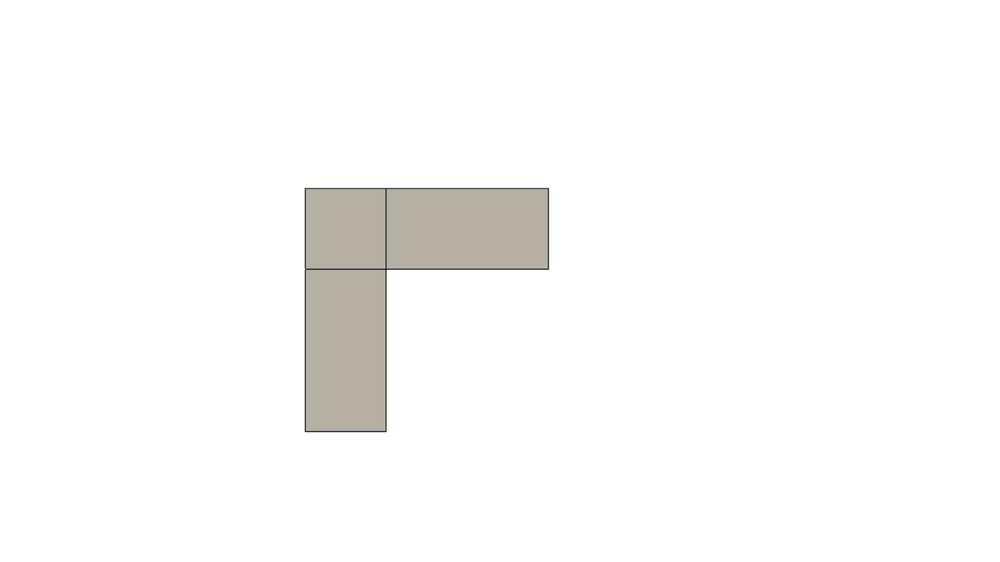
#> input picture problem statements/1/Top.png, 1000 x 562 px, shrunk from 1347 x 757 before the run, found by its file name; the run also reads 3 pictures not shown here
$ python coords.py
#> lines starting #> are read from the running program, lines starting #| are printed output that depends on the picture; after the words box and inside, x2 and y2 are one past the last pixel; in counts of white or black regions, pixels touching at a corner belong together
#> further down, img is the input picture: shape (562, 1000, 3); mean B, G, R 249.3, 250, 250.3
import numpy as np
import cv2
import matplotlib.pyplot as plt
ax = plt.axes()
fig, (ax1, ax2) = plt.subplots(1, 2)
def coords(img):
    gray = cv2.cvtColor(img,cv2.COLOR_BGR2GRAY)
    gray =np.float32(gray)
    coords = 255*(gray < 128).astype(np.uint8)
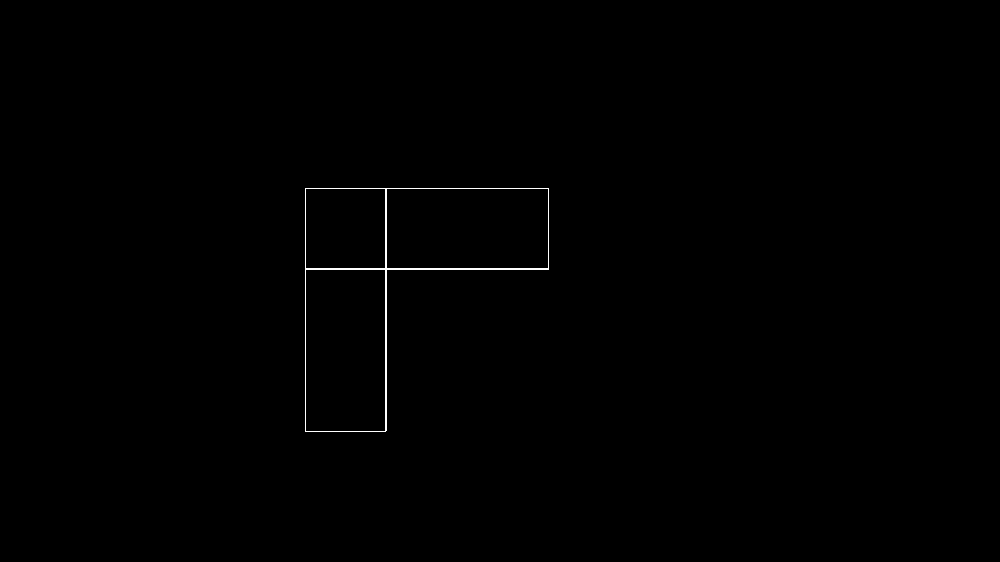
#> coords: shape (562, 1000); 0.29% white in thin lines or dots, all inside (x1, y1, x2, y2) = (305, 188, 549, 432)
    coords = cv2.findNonZero(coords)
#> coords = contour of 1612 points, box (x1, y1, x2, y2) (305, 188, 549, 432), area 6764
    x, y, w, h = cv2.boundingRect(coords)
#> x = 305; y = 188; w = 244; h = 244
    img = img[y-10:y+h+10, x-10:x+w+10]
#> img: shape (264, 264, 3)
    gray = gray[y-10:y+h+10, x-10:x+w+10]
#> gray: shape (264, 264) float32
    corn = cv2.goodFeaturesToTrack(gray, 100, 0.01, 10)
#> corn = [[10, 253], [90, 253], [10, 10], [253, 91], [253, 10], [92, 92], [91, 11], [11, 91]]
    corn = np.int0(corn)
    for corner in corn:
        x,y = corner.ravel()
        cv2.circle(img,(x,y),3,255,-1)
#> this loop made 8 passes
#> img: shape (264, 264, 3); mean B, G, R 209.5, 214.2, 216.4
    zs = [1 for x in corn]
#> zs = [1, 1, 1, 1, 1, 1, 1, 1]
    xs = [int(x[0][0]) for x in corn]
#> xs = [10, 90, 10, 253, 253, 92, 91, 11]
    subx = min(xs)
#> subx = 10
    ys = [int((x[0][1])) for x in corn]
#> ys = [253, 253, 10, 91, 10, 92, 11, 91]
    suby = min(ys)
#> suby = 10
    for i in range(len(xs)):
        xs[i] -=subx
        ys[i] -=suby
        xs[i] = (int((xs[i]+5)/50)*5+int((xs[i])/50)*5)/2
        ys[i] = (int((ys[i]+5)/50)*5+int((ys[i]+5)/50)*5)/2
#> this loop made 8 passes
#> after the loop, xs = [0, 5, 0, 20, 20, 5, 5, 0]; ys = [20, 20, 0, 5, 0, 5, 0, 5]
    return [xs,ys]

print('Enter Top Name:')
#PATH = input()
img = cv2.imread('Top.png')
Top=coords(img)
#> Top = [[0, 5, 0, 20, 20, 5, 5, 0], [20, 20, 0, 5, 0, 5, 0, 5]]
#> img: shape (562, 1000, 3)
#cv2.imshow('a',img)
for i in range(len(Top[1])):
    Top[0][i] *= -1
#> after the loop, Top = [[0, -5, 0, -20, -20, -5, -5, 0], [20, 20, 0, 5, 0, 5, 0, 5]]
sub = min(Top[0])
#> sub = -20
for i in range(len(Top[1])):
    Top[0][i] -= sub
#> after the loop, Top = [[20, 15, 20, 0, 0, 15, 15, 20], [20, 20, 0, 5, 0, 5, 0, 5]]
ax1.scatter(Top[0],Top[1])

print(Top)
#| [[20.0, 15.0, 20.0, 0.0, 0.0, 15.0, 15.0, 20.0], [20.0, 20.0, 0.0, 5.0, 0.0, 5.0, 0.0, 5.0]]
print('Enter Bottom Name:')
#PATH = input()
img = cv2.imread('Bottom.png')
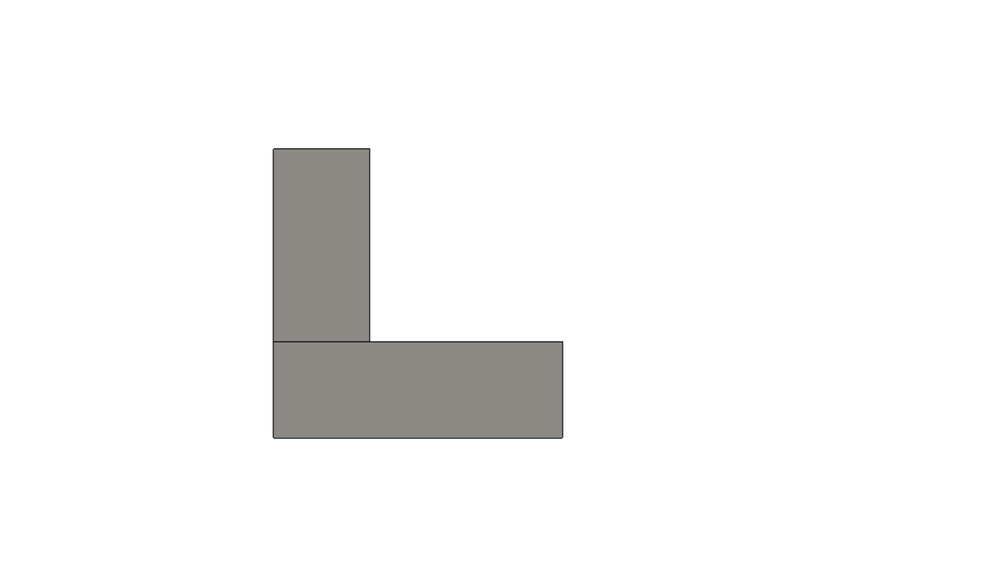
#> input picture problem statements/1/Bottom.png, 1000 x 562 px, shrunk from 1347 x 757 before the run, found by its file name
#> img is the input picture: shape (562, 1000, 3); mean B, G, R 244.4, 244.8, 245
Bottom = coords(img)
#> in coords (call 2), `coords = 255*(gray < 128).astype(np.uint8)`: coords: shape (562, 1000); 0.34% white in thin lines or dots, all inside (x1, y1, x2, y2) = (273, 148, 563, 439)
#> in coords (call 2), `coords = cv2.findNonZero(coords)`: coords = contour of 1921 points, box (x1, y1, x2, y2) (273, 148, 563, 439), area 18624
#> in coords (call 2), `x, y, w, h = cv2.boundingRect(coords)`: x = 273; y = 148; w = 290; h = 291
#> in coords (call 2), `corn = cv2.goodFeaturesToTrack(gray, 100, 0.01, 10)`: corn = [[299, 204], [108, 202], [106, 11], [11, 203], [10, 11], [10, 299], [299, 299]]
#> the loop in coords (call 2), `for corner in corn:` made 7 passes
#> after the loop in coords (call 2), `for corner in corn:`:
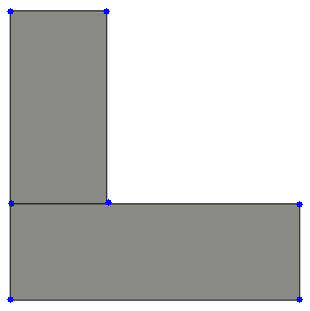
#> img: shape (311, 310, 3); mean B, G, R 193.5, 195.3, 196.3
#> in coords (call 2), `zs = [1 for x in corn]`: zs = [1, 1, 1, 1, 1, 1, 1]
#> in coords (call 2), `xs = [int(x[0][0]) for x in corn]`: xs = [299, 108, 106, 11, 10, 10, 299]
#> in coords (call 2), `ys = [int((x[0][1])) for x in corn]`: ys = [204, 202, 11, 203, 11, 299, 299]
#> in coords (call 2), `suby = min(ys)`: suby = 11
#> the loop in coords (call 2), `for i in range(len(xs)):` made 7 passes
#> after the loop in coords (call 2), `for i in range(len(xs)):`: xs = [25, 7.5, 7.5, 0, 0, 0, 25]; ys = [15, 15, 0, 15, 0, 25, 25]
#> Bottom = [[25, 7.5, 7.5, 0, 0, 0, 25], [15, 15, 0, 15, 0, 25, 25]]
#> img: shape (562, 1000, 3)
#ax.scatter(Bottom[0],Bottom[1])
ax1.scatter(Bottom[0],Bottom[1])
#cv2.imshow('b',img)
print(Bottom)
#| [[25.0, 7.5, 7.5, 0.0, 0.0, 0.0, 25.0], [15.0, 15.0, 0.0, 15.0, 0.0, 25.0, 25.0]]
#############################################################3
print('Enter Left Name:')
#PATH = input()
img = cv2.imread('Left.png')
Left=coords(img)
#> in coords (call 3), `coords = 255*(gray < 128).astype(np.uint8)`: coords: shape (562, 1000); 0.26% white in thin lines or dots, all inside (x1, y1, x2, y2) = (319, 156, 563, 482)
#> after the loop in coords (call 3), `for corner in corn:`: img: shape (346, 264, 3); mean B, G, R 210.9, 213.4, 214.2
#> Left = [[5, 5, 0, 20, 0, 5, 20, 5], [10, 20, 0, 10, 30, 0, 20, 30]]
#> img: shape (562, 1000, 3)
#cv2.imshow('a',img)
for i in range(len(Left[1])):
    Left[0][i] *= -1
#> after the loop, Left = [[-5, -5, 0, -20, 0, -5, -20, -5], [10, 20, 0, 10, 30, 0, 20, 30]]
sub = min(Left[0])
for i in range(len(Left[1])):
    Left[0][i] -= sub
#> after the loop, Left = [[15, 15, 20, 0, 20, 15, 0, 15], [10, 20, 0, 10, 30, 0, 20, 30]]
ax2.scatter(Left[0],Left[1],5)
print(Left)
#| [[15.0, 15.0, 20.0, 0.0, 20.0, 15.0, 0.0, 15.0], [10.0, 20.0, 0.0, 10.0, 30.0, 0.0, 20.0, 30.0]]
print('Enter Right Name:')
#PATH = input()
img = cv2.imread('Right.png')
Right = coords(img)
#> in coords (call 4), `coords = 255*(gray < 128).astype(np.uint8)`: coords: shape (562, 1000); 0.32% white in thin lines or dots, all inside (x1, y1, x2, y2) = (282, 154, 526, 480)
#> in coords (call 4), `coords = cv2.findNonZero(coords)`: coords = contour of 1779 points, box (x1, y1, x2, y2) (282, 154, 526, 480), area 6074
#> in coords (call 4), `x, y, w, h = cv2.boundingRect(coords)`: x = 282; y = 154
#> in coords (call 4), `corn = cv2.goodFeaturesToTrack(gray, 100, 0.01, 10)`: corn = [[170, 138], [172, 10], [10, 140], [170, 219], [10, 217], [173, 254], [172, 334], [253, 10], [252, 254], [252, 334]]
#> the loop in coords (call 4), `for corner in corn:` made 10 passes
#> after the loop in coords (call 4), `for corner in corn:`:
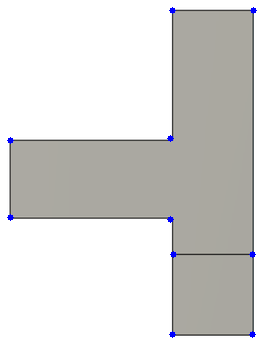
#> img: shape (346, 264, 3); mean B, G, R 212.6, 214.8, 215.6
#> in coords (call 4), `zs = [1 for x in corn]`: zs = [1, 1, 1, 1, 1, 1, 1, 1, 1, 1]
#> in coords (call 4), `xs = [int(x[0][0]) for x in corn]`: xs = [170, 172, 10, 170, 10, 173, 172, 253, 252, 252]
#> in coords (call 4), `ys = [int((x[0][1])) for x in corn]`: ys = [138, 10, 140, 219, 217, 254, 334, 10, 254, 334]
#> the loop in coords (call 4), `for i in range(len(xs)):` made 10 passes
#> after the loop in coords (call 4), `for i in range(len(xs)):`: xs = [15, 15, 0, 15, 0, 15, 15, 20, 20, 20]; ys = [10, 0, 10, 20, 20, 20, 30, 0, 20, 30]
#> Right = [[15, 15, 0, 15, 0, 15, 15, 20, 20, 20], [10, 0, 10, 20, 20, 20, 30, 0, 20, 30]]
#> img: shape (562, 1000, 3)
#ax.scatter(Bottom[0],Bottom[1])
ax2.scatter(Right[0],Right[1])
#cv2.imshow('b',img)
print(Right)
#| [[15.0, 15.0, 0.0, 15.0, 0.0, 15.0, 15.0, 20.0, 20.0, 20.0], [10.0, 0.0, 10.0, 20.0, 20.0, 20.0, 30.0, 0.0, 20.0, 30.0]]
###########################################################
print('Enter Front Name:')
#PATH = input()
img = cv2.imread('Front.png')
Front=coords(img)
#> in coords (call 5), `coords = 255*(gray < 128).astype(np.uint8)`: coords: shape (562, 1000); 0.34% white in thin lines or dots, all inside (x1, y1, x2, y2) = (307, 160, 551, 486)
#> in coords (call 5), `coords = cv2.findNonZero(coords)`: coords = contour of 1931 points, box (x1, y1, x2, y2) (307, 160, 551, 486), area 19601
#> in coords (call 5), `x, y, w, h = cv2.boundingRect(coords)`: x = 307; y = 160
#> in coords (call 5), `corn = cv2.goodFeaturesToTrack(gray, 100, 0.01, 10)`: corn = [[253, 254], [10, 10], [253, 334], [92, 252], [91, 10], [10, 334], [11, 140], [11, 218], [90, 140], [90, 218]]
#> the loop in coords (call 5), `for corner in corn:` made 10 passes
#> after the loop in coords (call 5), `for corner in corn:`:
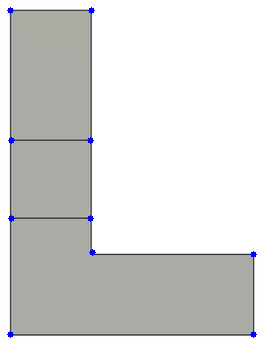
#> img: shape (346, 264, 3); mean B, G, R 213.5, 215.6, 215.2
#> in coords (call 5), `xs = [int(x[0][0]) for x in corn]`: xs = [253, 10, 253, 92, 91, 10, 11, 11, 90, 90]
#> in coords (call 5), `ys = [int((x[0][1])) for x in corn]`: ys = [254, 10, 334, 252, 10, 334, 140, 218, 140, 218]
#> the loop in coords (call 5), `for i in range(len(xs)):` made 10 passes
#> after the loop in coords (call 5), `for i in range(len(xs)):`: xs = [20, 0, 20, 5, 5, 0, 0, 0, 5, 5]; ys = [20, 0, 30, 20, 0, 30, 10, 20, 10, 20]
#> Front = [[20, 0, 20, 5, 5, 0, 0, 0, 5, 5], [20, 0, 30, 20, 0, 30, 10, 20, 10, 20]]
#> img: shape (562, 1000, 3)
#cv2.imshow('a',img)
for i in range(len(Front[1])):
    Front[0][i] *= -1
#> this loop made 10 passes
#> after the loop, Front = [[-20, 0, -20, -5, -5, 0, 0, 0, -5, -5], [20, 0, 30, 20, 0, 30, 10, 20, 10, 20]]
sub = min(Front[0])
for i in range(len(Front[1])):
    Front[0][i] -= sub
#> after the loop, Front = [[0, 20, 0, 15, 15, 20, 20, 20, 15, 15], [20, 0, 30, 20, 0, 30, 10, 20, 10, 20]]
ax.scatter(Front[0],Front[1],10)

print(Front)
#| [[0.0, 20.0, 0.0, 15.0, 15.0, 20.0, 20.0, 20.0, 15.0, 15.0], [20.0, 0.0, 30.0, 20.0, 0.0, 30.0, 10.0, 20.0, 10.0, 20.0]]
print('Enter Back Name:')
#PATH = input()
img = cv2.imread('Back.png')
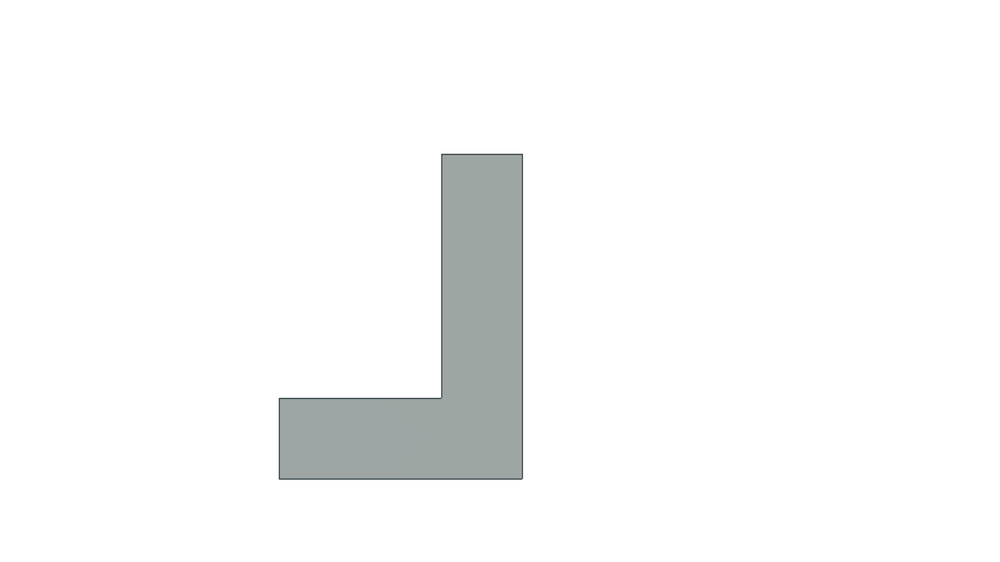
#> input picture problem statements/1/Back.png, 1000 x 562 px, shrunk from 1347 x 757 before the run, found by its file name
#> img is the input picture: shape (562, 1000, 3); mean B, G, R 248.3, 248.4, 247.8
Back = coords(img)
#> in coords (call 6), `coords = 255*(gray < 128).astype(np.uint8)`: coords: shape (562, 1000); 0.29% white in thin lines or dots, all inside (x1, y1, x2, y2) = (279, 154, 523, 480)
#> in coords (call 6), `coords = cv2.findNonZero(coords)`: coords = contour of 1617 points, box (x1, y1, x2, y2) (279, 154, 523, 480), area 6479
#> in coords (call 6), `x, y, w, h = cv2.boundingRect(coords)`: x = 279; y = 154
#> in coords (call 6), `corn = cv2.goodFeaturesToTrack(gray, 100, 0.01, 10)`: corn = [[253, 10], [10, 254], [172, 10], [171, 252], [10, 334], [253, 334]]
#> the loop in coords (call 6), `for corner in corn:` made 6 passes
#> after the loop in coords (call 6), `for corner in corn:`:
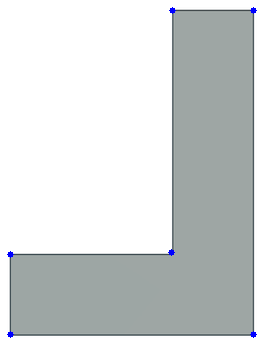
#> img: shape (346, 264, 3); mean B, G, R 213.9, 214.2, 210.5
#> in coords (call 6), `zs = [1 for x in corn]`: zs = [1, 1, 1, 1, 1, 1]
#> in coords (call 6), `xs = [int(x[0][0]) for x in corn]`: xs = [253, 10, 172, 171, 10, 253]
#> in coords (call 6), `ys = [int((x[0][1])) for x in corn]`: ys = [10, 254, 10, 252, 334, 334]
#> the loop in coords (call 6), `for i in range(len(xs)):` made 6 passes
#> after the loop in coords (call 6), `for i in range(len(xs)):`: xs = [20, 0, 15, 15, 0, 20]; ys = [0, 20, 0, 20, 30, 30]
#> Back = [[20, 0, 15, 15, 0, 20], [0, 20, 0, 20, 30, 30]]
#> img: shape (562, 1000, 3)
#ax.scatter(Back[0],Back[1])
ax.scatter(Back[0],Back[1],10)
#cv2.imshow('b',img)
print(Back)
#| [[20.0, 0.0, 15.0, 15.0, 0.0, 20.0], [0.0, 20.0, 0.0, 20.0, 30.0, 30.0]]
plt.show()
